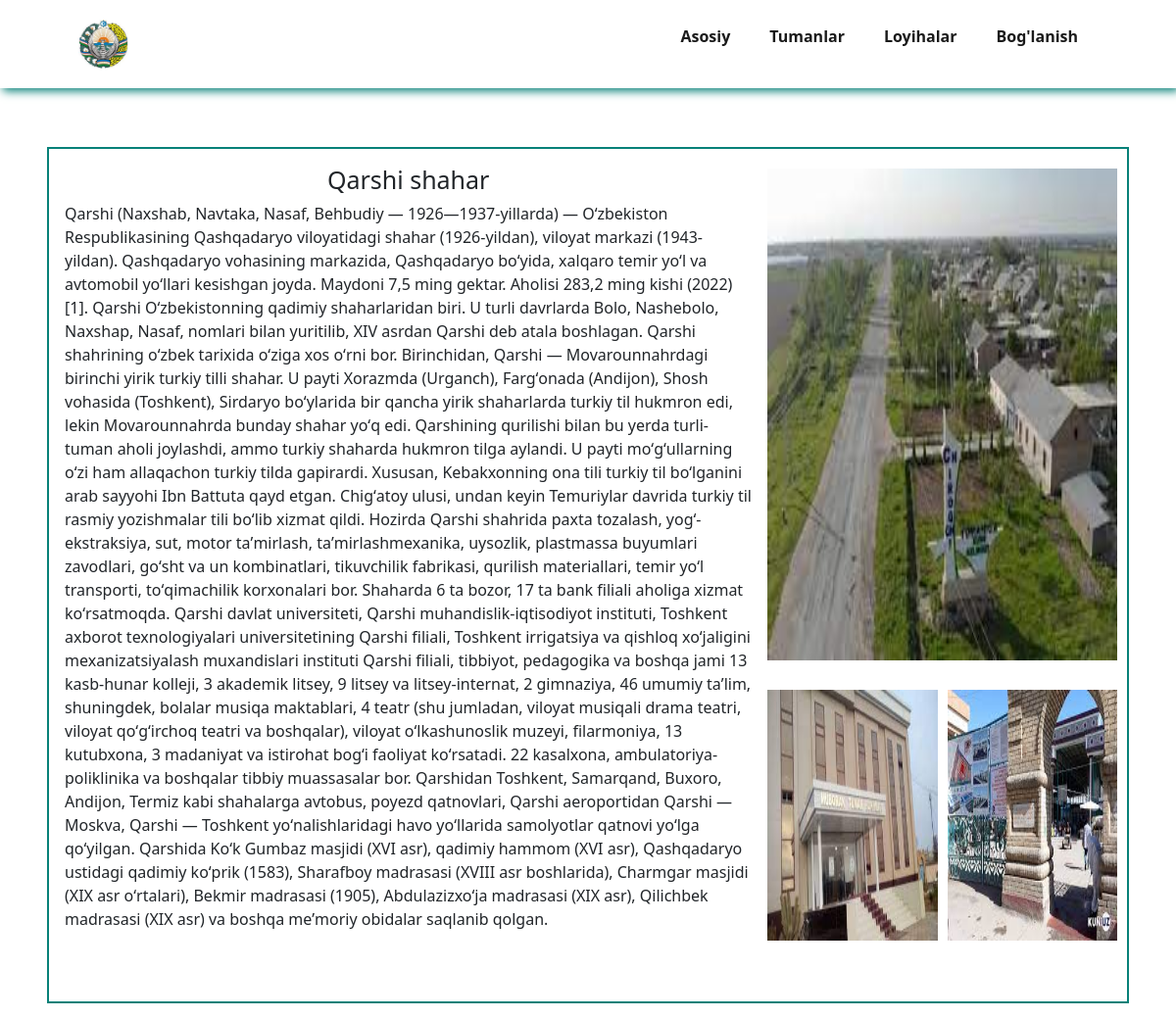
Page /tuman_single/1/ on the committed database.
### app/models.py (models this page shows, shortened)
class Tumanlar(models.Model):
    image1 = models.ImageField(upload_to='Region_image/')
    image2 = models.ImageField(upload_to='Region_image/')
    image3 = models.ImageField(upload_to='Region_image/')
    title = models.CharField(max_length=155)
    description = models.TextField()
    class Meta:
        verbose_name = 'Tuman'
        verbose_name_plural = 'Tumanlar'

### app/views.py (the view)
# urls.py: path('tuman_single/<int:pk>/', TumanSingle.as_view(), name='tuman_single'),
class TumanSingle(DetailView):
    model = Tumanlar
    template_name = 'tuman/single.html'

### templates/tuman/single.html (shortened to what this page needs)
{% load static %}
<!DOCTYPE html>
<html lang="en">
<head>
  <link rel="stylesheet" href="{% static 'css/single.css' %}">
  <link href="https://cdn.jsdelivr.net/npm/bootstrap@5.3.0/dist/css/bootstrap.min.css" rel="stylesheet"
>
</head>
<body>
  <section id="header">
    <a href="{% url 'index' %}"><img src="{% static 'img/gerb.jpeg' %}" class="images" alt=""></a>
    <div>
      <ul id="navbar">
        <li><a href="{% url 'index' %}">Asosiy</a></li>
        <li><a href="{% url 'tuman' %}">Tumanlar</a></li>
        <li><a href="{% url 'threepage' %}">Loyihalar</a></li>
        <li><a href="{% url 'contact' %}">Bog'lanish</a></li>
      </ul>
    </div>
  </section>
  <div class="card mb-3 mx-5 title " style="border: none;">
    <div class="row g-0 single_1 ">
      <div class="col-md-8 ">
        <div class="card-body ">
          <h5 class="card-title">{{ tumanlar.title }}</h5>
          <p class="card-text single_2 ">{{ tumanlar.description }}</p>
        </div>
      </div>
      <div class="col-md-4 single">
        <img
          src="{{ tumanlar.image1.url }}"
          class="img-fluid float-end img3" alt="...">
        <img
          src="{{ tumanlar.image2.url }}"
          alt="" class="img4">
        <img src="{{ tumanlar.image3.url }}" alt="n" class="img4">
      </div>
    </div>
  </div>
</body>
</html>

### app/static/css/single.css (style rules this page uses)
.title { margin-top: 5%; }
.single_1 { height: 80%; border:2px solid #EFF2F8 ; }
.single_2 { height: 100vh; width:100% ; overflow-y: auto; }
.single { width: 100%; display: flex; justify-content: space-between; flex-wrap: wrap; }
.title h5 { text-align: center; font-size:25px; }
.single .img3 { height: 60%; padding-top: 20px; padding-right: 10px; }
.single .img4 { height: 30%; width: 50%; padding-top: 5px; padding-right: 10px; margin-top: -10%; }
.single_1 { border-color: #088178; }

### templates/tuman/single.html (style rules this page uses)
#header { display: flex; align-items: center; justify-content: space-between; padding: 20px 80px; box-shadow: 3px 3px 9px #088178; position: sticky; background-color: white; top: 0; left: 0; z-index: 999; }
#navbar { display: flex; align-items: center; justify-content: center; }
#navbar li { list-style: none; padding: 0 20px; position: relative; }
#navbar li a { text-decoration: none; font-size: 16px; color: #1a1a1a; font-weight: 600; transition: 0.3s ease; }
.images { width: 100%; height: 50px; }

### rows in the picture
Tumanlar: title "Qarshi shahar", description "Qarshi (Naxshab, Navtaka, Nasaf, Behbudiy — 1926—1937-yillarda) — Oʻzbekiston Respublikasining Qashqadaryo viloyatidagi shahar (1926-yildan), viloyat markazi (1943-yildan). Qashqadaryo vohasining markazida, Qashqadaryo boʻyida, xalqaro temir yoʻl va avtomobil yoʻllari kesishgan joyda. Maydoni 7,5 ming gektar. Aholisi 283,2 ming kishi (2022)[1]. Qarshi Oʻzbekistonning qadimiy shaharlaridan biri. U turli davrlarda Bolo, Nashebolo, Naxshap, Nasaf, nomlari bilan yuritilib, XIV asrdan Qarshi deb atala boshlagan. Qarshi shahrining oʻzbek tarixida oʻziga xos oʻrni bor. Birinchidan, Qarshi — Movarounnahrdagi birinchi yirik turkiy tilli shahar. U payti Xorazmda (Urganch), Fargʻonada (Andijon), Shosh…", image1 (picture), image2 (picture), image3 (picture)
